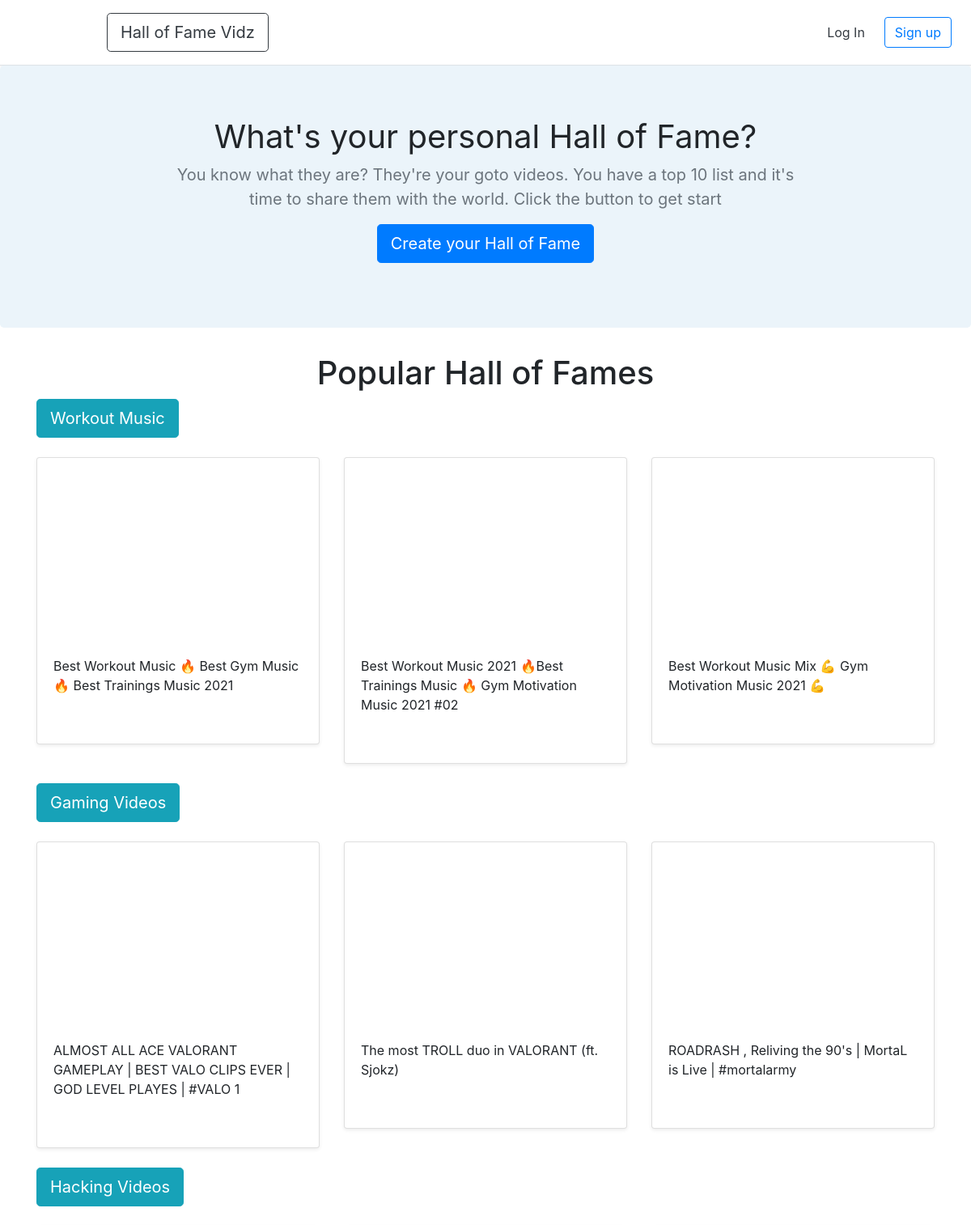
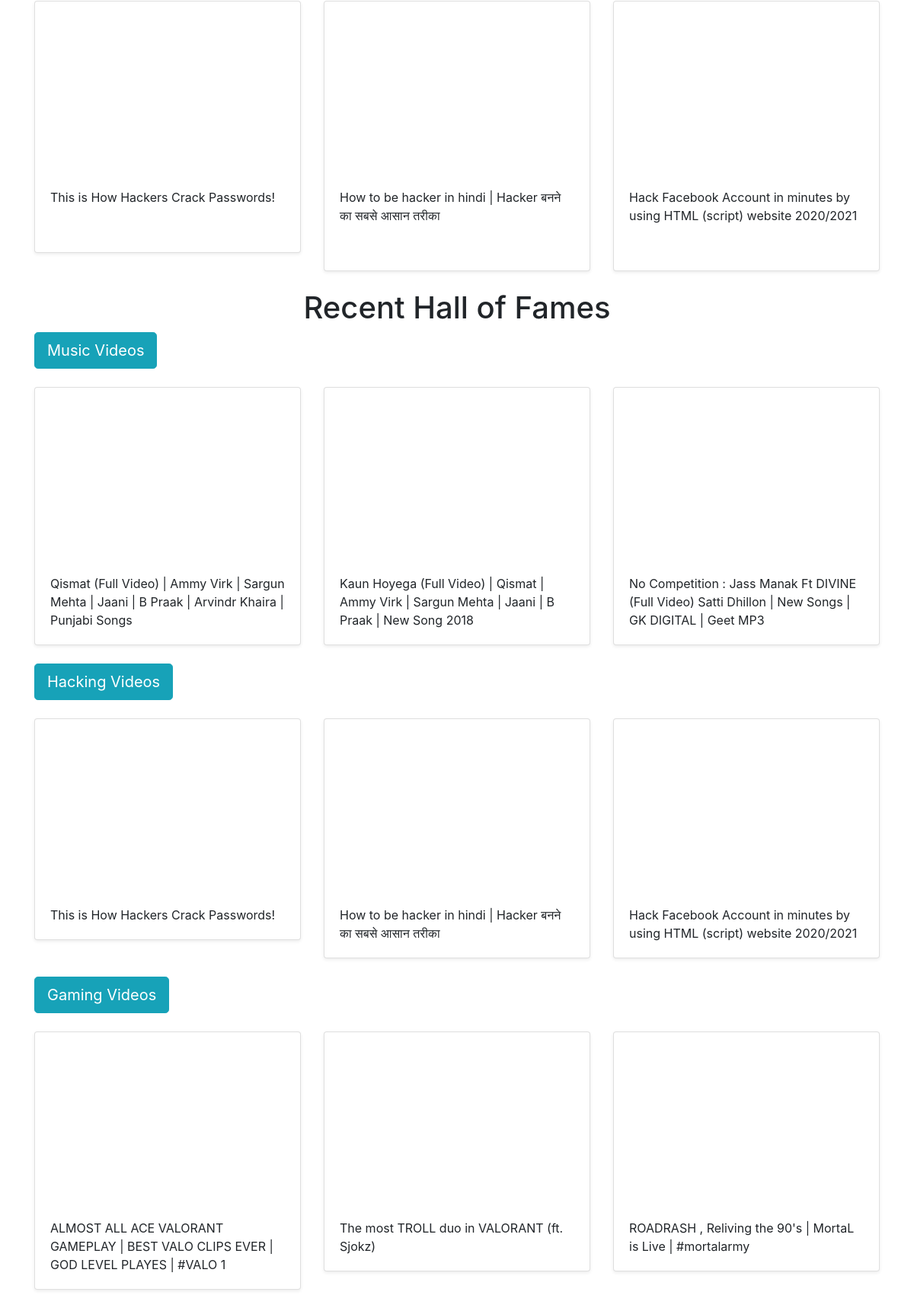
The page / on the database its author committed (2 pictures, top to bottom).
### halls/models.py (models this page shows)
class Hall(models.Model):
	title = models.CharField(max_length=255)
	user = models.ForeignKey(User,on_delete=models.CASCADE)

class Video(models.Model):
	title = models.CharField(max_length=255)
	url = models.URLField()
	youtube_id = models.CharField(max_length=255)
	hall = models.ForeignKey(Hall,on_delete=models.CASCADE)

### halls/views.py (the view)
# urls.py: path('',views.home,name='home'),
def home(request):
	recent_halls = Hall.objects.all().order_by('-id')[:3]
	popular_halls = [Hall.objects.get(pk=3),Hall.objects.get(pk=4),Hall.objects.get(pk=6)]
	return render(request, 'halls/home.html',{'recent_halls':recent_halls,'popular_halls':popular_halls})

### halls/templates/halls/home.html
{% extends 'halls/base.html' %}
{% block content %}
<section class="jumbotron text-center">
	<div class="container">
		<h1 class="jumbotron-heading"><b>What's your personal Hall of Fame?</b></h1>
		<p class="lead text-muted"><strong>You know what they are? They're your goto videos. You have a top 10 list and it's time to share them with the world. Click the button to get start</strong></p>
		<p>
			<a href="{% url 'create_hall' %}" class="btn btn-primary btn-lg">Create your Hall of Fame</a>
		</p>
	</div>
</section>
<div class='container'>
<h1 class="text-center">Popular Hall of Fames</h2>
	 {% for hall in popular_halls %}
 <h2><a href="{% url 'detail_hall' hall.id %}" class="btn btn-info btn-lg">{{ hall.title }}</a></h2>
 <div class="row">
 	 {% for video in hall.video_set.all %}
 	 <div class="col-md-4 mt-3">
      <div class="card mb-4 shadow-sm">
      <iframe width="100%" height="225" src="https://www.youtube.com/embed/{{ video.youtube_id }}" frameborder="0" allow="accelerometer; autoplay; encrypted-media; gyroscope; picture-in-picture" allowfullscreen></iframe>
    <div class="card-body">
    	<p class="card-text">{{ video.title }}</p>
    	<br>
    </div>
  </div>
</div>
 	 {% endfor %}
</div>
{% endfor %}
<h1 class="text-center">Recent Hall of Fames</h2>
	 {% for hall in recent_halls %}
 <h2><a href="{% url 'detail_hall' hall.id %}" class="btn btn-info btn-lg">{{ hall.title }}</a></h2>
 <div class="row">
 	 {% for video in hall.video_set.all %}
 	 <div class="col-md-4 mt-3">
      <div class="card mb-4 shadow-sm">
      <iframe width="100%" height="225" src="https://www.youtube.com/embed/{{ video.youtube_id }}" frameborder="0" allow="accelerometer; autoplay; encrypted-media; gyroscope; picture-in-picture" allowfullscreen></iframe>
    <div class="card-body">
    	<p class="card-text">{{ video.title }}</p>
    </div>
  </div>
</div>
<br>
 	 {% endfor %}
</div>
{% endfor %}
</div>
{% endblock %}

### halls/templates/halls/base.html (shortened to what this page needs)
<!doctype html>
<html lang="en">
{% load static %}
<head>
  <link rel="stylesheet" href="https://stackpath.bootstrapcdn.com/bootstrap/4.2.1/css/bootstrap.min.css">
  <link href="{% static 'custom.css' %}" rel="stylesheet">
</head>
<body>
  <div class="d-flex flex-column flex-md-row align-items-center p-3 px-md-4 bg-white border-bottom shadow-sm">
    <h5 class="my-0 mr-md-auto font-weight-normal"><a href="{% url 'home' %}" class="btn btn-outline-dark btn-lg">Hall of Fame Vidz</a></h5>
    <nav class="my-2 my-md-0 mr-md-3">
      {% if user.is_authenticated %}
      <a class="btn btn-outline-secondary" href="{% url 'dashboard' %}">Dashboard</a>
      <a class="btn btn-outline-danger" href="{% url 'logout' %}">Log Out</a>
      {% else %}
      <a class="p-2 text-dark" href="{% url 'login' %}">Log In</a>
      {% endif %}
    </nav>
    {% if user.is_authenticated == False %}
    <a class="btn btn-outline-primary" href="{% url 'signup' %}">Sign up</a>
    {% endif %}
  </div>
  {% block content %}
  {% endblock %}
</body>
</html>

### halls/static/custom.css (style rules this page uses)
.jumbotron { background-color: #EBF4FA; }
.jumbotron-heading { font-weight: 300; }
.jumbotron .container { max-width: 51rem; }

### rows shown on the page
Hall: title "Workout Music"
Video: title "Best Workout Music 🔥 Best Gym Music 🔥 Best Trainings Music 2021"
Video: title "Best Workout Music 2021 🔥Best Trainings Music 🔥 Gym Motivation Music 2021 #02"
Video: title "Best Workout Music Mix 💪 Gym Motivation Music 2021 💪"
Hall: title "Gaming Videos"
Video: title "ALMOST ALL ACE VALORANT GAMEPLAY | BEST VALO CLIPS EVER | GOD LEVEL PLAYES | #VALO 1"
Video: title "The most TROLL duo in VALORANT (ft. Sjokz)"
Video: title "ROADRASH , Reliving the 90's | MortaL is Live | #mortalarmy"
Hall: title "Hacking Videos"
Video: title "This is How Hackers Crack Passwords!"
Video: title "How to be hacker in hindi | Hacker बनने का सबसे आसान तरीका"
Video: title "Hack Facebook Account in minutes by using HTML (script) website 2020/2021"
Hall: title "Music Videos"
Video: title "Qismat (Full Video) | Ammy Virk | Sargun Mehta | Jaani | B Praak | Arvindr Khaira | Punjabi Songs"
Video: title "Kaun Hoyega (Full Video) | Qismat | Ammy Virk | Sargun Mehta | Jaani | B Praak | New Song 2018"
Video: title "No Competition : Jass Manak Ft DIVINE (Full Video) Satti Dhillon | New Songs | GK DIGITAL | Geet MP3"
